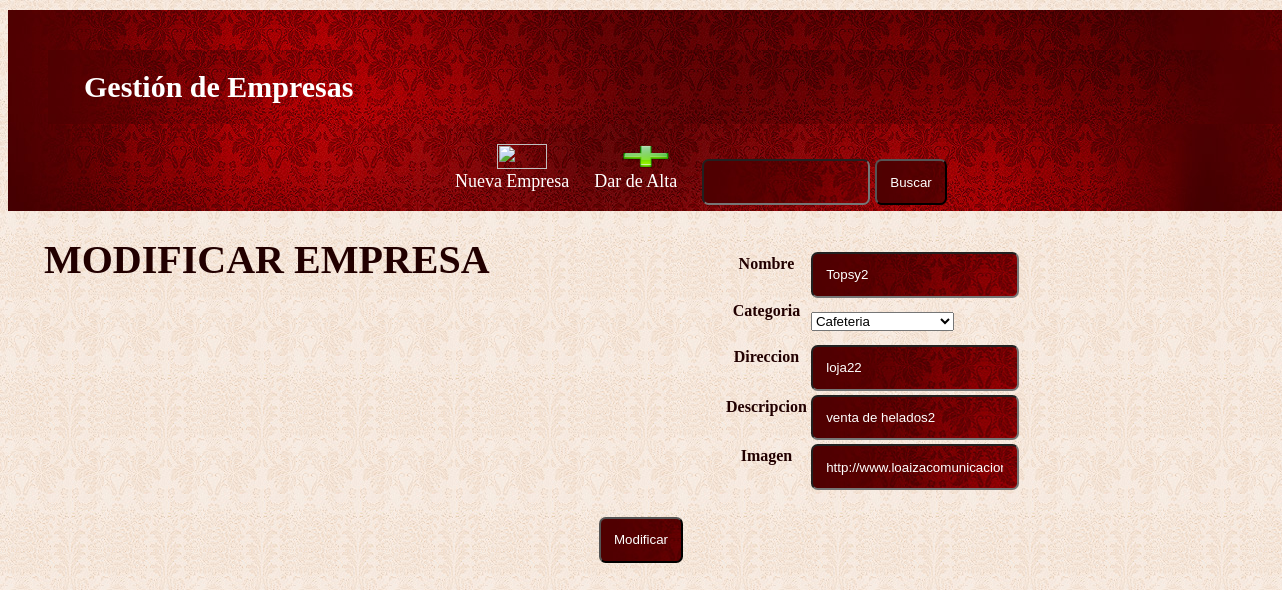
Page /sico/presentation_layer/gestion_empresa_modificar.php?id=1 on the earlier database version.
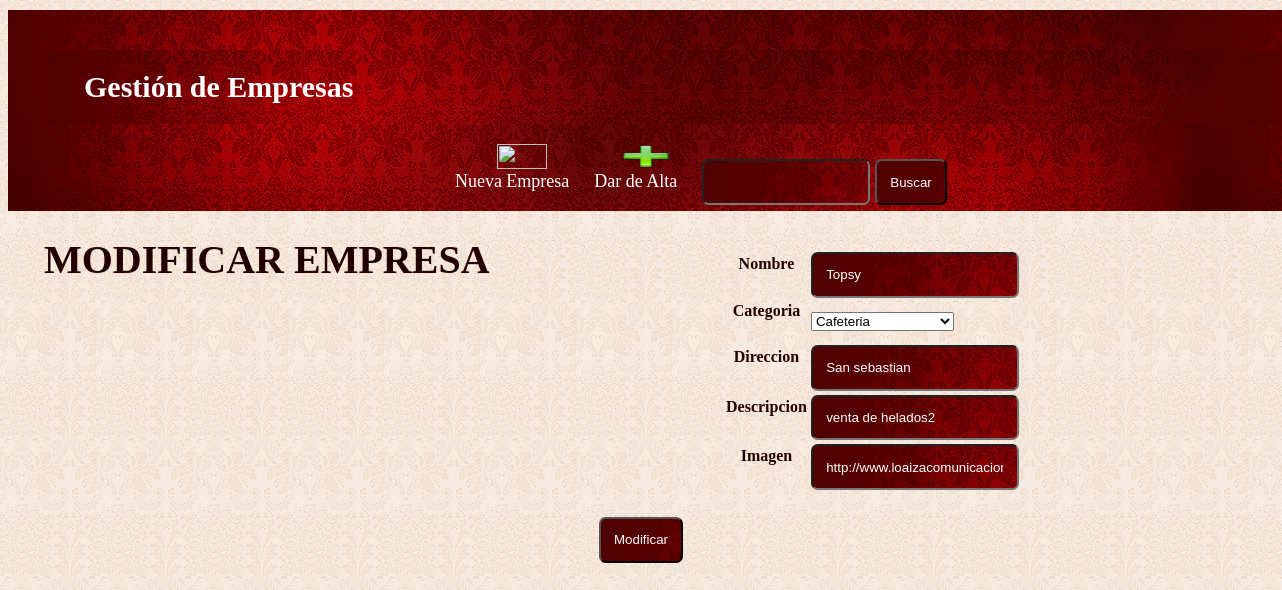
Same page on the later database version.
### tables this page shows
CREATE TABLE IF NOT EXISTS `empresa` (
  `id_empresa` int(11) NOT NULL AUTO_INCREMENT,
  `nombre` varchar(45) DEFAULT NULL,
  `id_categoria` int(11) NOT NULL,
  `direccion` varchar(45) DEFAULT NULL,
  `descripcion` varchar(45) DEFAULT NULL,
  `url` varchar(300) NOT NULL,
  `estado` int(11) NOT NULL,
  PRIMARY KEY (`id_empresa`,`id_categoria`),
  KEY `fk_categoria_idx` (`id_categoria`)
);

### sico/persistence_layer/config.php (called while the page is built, shortened)
<?php
	$db_name='sico';
?>

### sico/persistence_layer/gestion_empresa_persistence.php (called while the page is built, shortened)
<?php
	if (!function_exists('consulta_categorias2')){
		  function consulta_categorias2()
		  {
			  $SQL_con="SELECT categoria FROM categoria ORDER BY categoria ASC";
			$resultado_cat= mysql_query($SQL_con) or die(mysql_error($link));
			while ($rowCat = mysql_fetch_array($resultado_cat,MYSQL_ASSOC))	{
			  $categorias[]=$rowCat;
			}
			return $categorias;
		}
	}
	if (!function_exists('consulta_empresa')){
		  function consulta_empresa($id)
		  {
			  include ("conect.php");
			  $SQL_con="SELECT * FROM empresa WHERE id_empresa=".$id."";
			  $resultado_emp= mysql_query($SQL_con) or die(mysql_error($link));;
			  $rowEmp = mysql_fetch_array($resultado_emp,MYSQL_ASSOC);
			  return $rowEmp;
		}
	}
?>

### sico/bussines_layer/gestion_empresa_bussines.php (called while the page is built, shortened)
<?php
	if (!function_exists('catalogo_categoria2')){
		function catalogo_categoria2()
		{
			include ("../class/empresa.php");
			$categoria = consulta_categorias2();
			foreach ($categoria as $cat)
				{
					$clase_empresa = new empresa;
					$clase_empresa->set_categoria($cat["categoria"]);
					$arreglo_clases[]=$clase_empresa;
				}
			return $arreglo_clases;
		}
	}
	if (!function_exists('recuperar_empresa')){
		function recuperar_empresa($id)
		{
			include ("../class/empresa.php");
			$rowEmp = consulta_empresa($id);
			$clase_empresa = new empresa;
			$clase_empresa->__construct2($rowEmp["id_empresa"],$rowEmp["nombre"],$rowEmp["id_categoria"],$rowEmp["direccion"],$rowEmp["descripcion"],$rowEmp["url"],$rowEmp["estado"]);
			return $clase_empresa;
		}
	}
?>

### sico/class/empresa.php (called while the page is built, shortened)
<?php
if (!class_exists('empresa')) {
  class empresa{
		var $nombre;
		var $categoria;
		var $direccion;
		var $descripcion;
		var $url;
		public function __construct2($id_empresa_n,$nombre_n,$categoria_n,$direccion_n,$descripcion_n,$url_n,$estado_n){
			$this->nombre=$nombre_n;
			$this->categoria=$categoria_n;
			$this->direccion=$direccion_n;
			$this->descripcion=$descripcion_n;
			$this->url=$url_n;
		}
		public function get_nombre(){
			return $this->nombre;
		}
		public function get_descripcion(){
			return $this->descripcion;
		}
		public function set_categoria($categoria_n){
			$this->categoria=$categoria_n;
		}
		public function get_categoria(){
			return $this->categoria;
		}
		public function get_direccion(){
			return $this->direccion;
		}
		public function get_url(){
			return $this->url;
		}
	}
}
?>

### sico/presentation_layer/gestion_empresa_modificar.php (the view, shortened to what this page needs)
<?php
	echo "<link rel='stylesheet' href='css/style.css' type='text/css' media='all'>";
	include ("../bussines_layer/gestion_empresa_bussines.php");
	echo "<!DOCTYPE html>
<html lang = 'es'>
<head>
	<meta charset = 'utf-8'>
	<link rel='stylesheet' type='text/css' href='css/estilo.css'>
</head>
	<header>
		<section id='log'>
				<h1>Gestión de Empresas<h1/>
		</section>
		<nav id='banners'>
				<ul>
					<li><a  href='gestion_empresa_nuevo.php'><img src='images/nuevo.jpg' height='25' width='25'><br>Nueva Empresa</a></li>
					<li><a href='gestion_empresa_dar_alta.php'><img src='images/nuevo2.jpg' height='25' width='25'><br> Dar de Alta</a></li>
					<li><form method='get' action='gestion_empresa.php'>
				<input type='text' name='busqueda' size='15' maxlength='20' value='' />
					<input type='submit' value='Buscar'/>
					</form>
				</ul>
		</nav>
	</header>
<body>";
	if(isset ($_POST["nombre"])){
		$rowCat=recuperar_categoria($_POST["categoria"]);
		actualizar_empresa($_POST["nombre"],$rowCat->get_categoria(),$_POST["direccion"],$_POST["descripcion"],$_POST["url"],$_POST["id"]);
		echo "<div align=center><h1>SU EMPRESA SE HA MODIFICADO CON EXITO!!
		<meta http-equiv='Refresh' content='2;url=gestion_empresa.php'></font></h1></div>";
	}else{
		$categorias=catalogo_categoria2();
		$empresa = recuperar_empresa($_GET["id"]);
		echo "<div align=center><h1>MODIFICAR EMPRESA</h1><br>";
		echo "<form name=form action=".$_SERVER['PHP_SELF']." method='post'>";
		echo "<table class=tablas>";
			echo "<tr><td><input type='text' hidden required name=id value='".$empresa->get_id_empresa()."'></td></tr>";
			echo "<tr><th><h4>Nombre</th><td><input type='text' required name=nombre value='".$empresa->get_nombre()."'></td></tr>";
			echo "<tr><th><h4>Categoria</th><td><select required name=categoria>";
			for ($i = 0; $i <count($categorias); $i++)
			{
				echo "<option>".$categorias[$i]->get_categoria()."</option>";
			}
			echo("</select> </td></tr>");
			echo "<tr><th><h4>Direccion</th><td><input type='text' required name=direccion value='".$empresa->get_direccion()."'></td></tr>";
			echo "<tr><th><h4>Descripcion</th><td><input type='text' required name=descripcion value='".$empresa->get_descripcion()."'></td></tr>";
			echo "<tr><th><h4>Imagen</th><td><input type='text' required name=url placeholder='URL de la imagen' value='".$empresa->get_url()."'></td></tr>";
			echo "</table><br>";
		echo "<input type='submit' value='Modificar'>";
		echo "</form>";
	}
?>

Differences in the rows shown:
changed empresa "venta de helados2": nombre "Topsy2" → "Topsy"; direccion "loja22" → "San sebastian"
